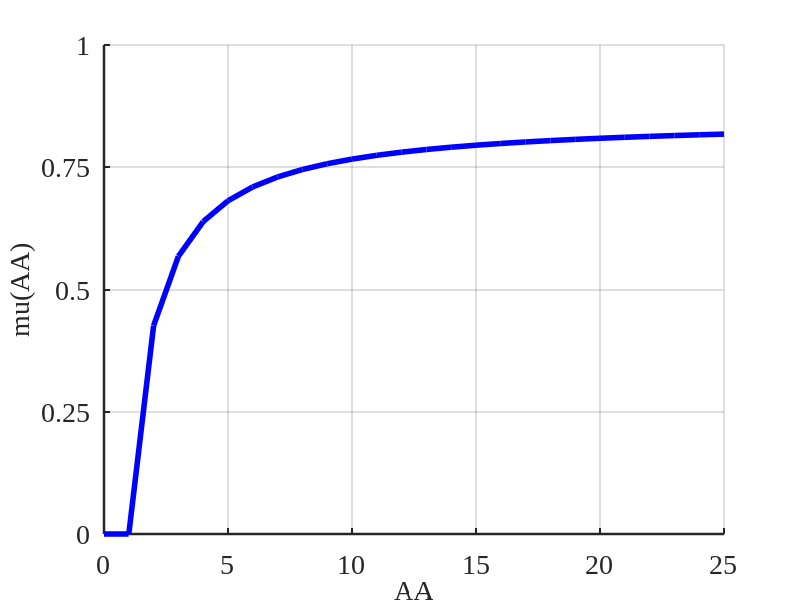
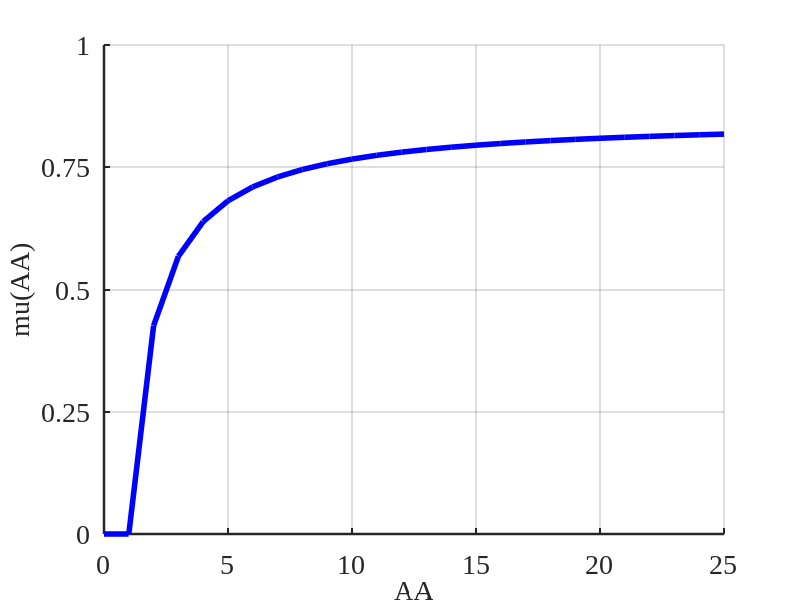
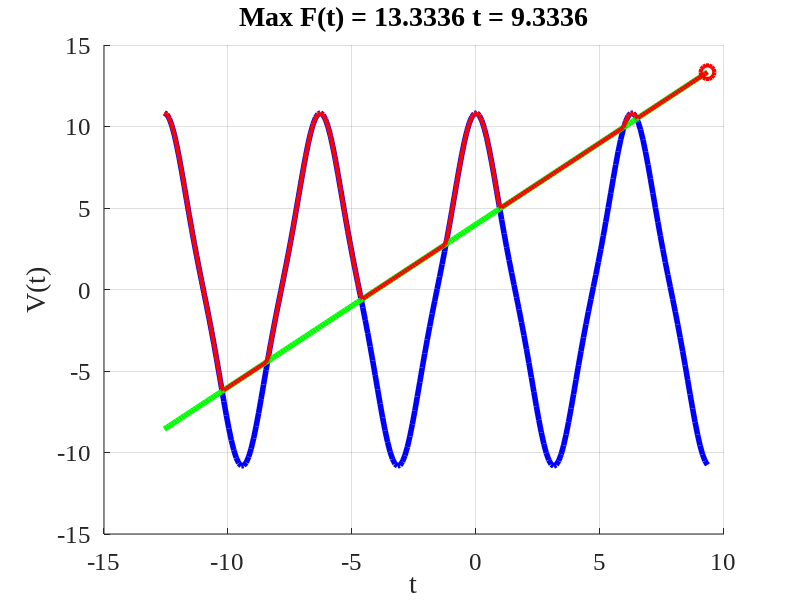

The MATLAB script that drew these images, in order:
% Лабораторная работа. Вариант 15
clc;
close all;
clear all;
Aish=[3 4 3 8 9;5 2 1 4 3;4 9 4 6 7;3 4 11 5 4;8 9 8 7 1];
Bish=[61;43;79;87;58];
disp('Вариант 15');
n=15;
disp('Исходные данные варианта'); disp(n);
A=Aish + (2*n-1)
B=Bish + (9*n-4)
% Векторные и матричные вычисления
disp('Транспонированные матрицы A и В');
Bt=B'
At=A'
disp('Обратная матрица A с проверкой');
Aobr=inv(A)
provA=A*Aobr
disp('Проверка матрицы A на ортогональность');
Eort=At-Aobr
disp('Матрица нормированных коэфф. СНорм=(Bt)');
C=(Bt-min(Bt))/(max(Bt)-min(Bt))
disp('Результат умнож. матриц Fcb=С*B');
Fcb=C*B
disp('Результат умнож. матриц Fbc=B*C');
Fbc=B*C
disp('Определитель матрицы Fbc');
OFbc=det(Fbc)
disp('Определитель матрицы A');
OA=det(A)
disp('Главные миноры A:');
for k=1:5
fprintf('Минор элемента %d%d\n', k, k);
minor = det(A([1:k-1, k+1:5], [1:k-1,k+1:5]));
disp(minor);
end
disp('Решаем СЛАУ Ax=B методом Гаусса');
AGs=rref([A B])
r=size(AGs)
disp('Вектор значений переменных [X] СЛАУ Ax=B');
XGs=AGs(:,r(2))
disp('Проверяем решение СЛАУ Ax-B=0');
EpsGs=A*XGs-B
disp('Решаем СЛАУ Ax=B методом обратной матрицы');
Xom=inv(A)*B
disp('Проверяем решение СЛАУ Ax-B=0');
Epsom=A*Xom-B


% Запись результатов в файл
f_stud_N15 = fopen('Lab_Work_1_N15.txt', 'wt');
fprintf(f_stud_N15, "Исходные данные варианта \t%u\n\n", n);
fprintf(f_stud_N15, 'Матрица А \n');
dlmwrite(f_stud_N15, A, '\t'); fprintf(f_stud_N15, '\n');
fprintf(f_stud_N15, 'Матрица B \n');
dlmwrite(f_stud_N15, B, '\t'); fprintf(f_stud_N15, '\n');
fprintf(f_stud_N15, 'Транспонированная матрица A \n');
dlmwrite(f_stud_N15, At, '\t'); fprintf(f_stud_N15, '\n');
fprintf(f_stud_N15, 'Транспонированная матрица B \n');
dlmwrite(f_stud_N15, Bt, '\t'); fprintf(f_stud_N15, '\n');
fprintf(f_stud_N15, 'Обратная матрица A \n');
dlmwrite(f_stud_N15, Aobr, '\t', 'precision', '%3.5e'); fprintf(f_stud_N15, '\n');
fprintf(f_stud_N15, 'Проверка обратной матрицы A \n');
dlmwrite(f_stud_N15, provA, '\t', 'precision', '%3.3e'); fprintf(f_stud_N15, '\n');
fprintf(f_stud_N15, 'Проверка матрицы A на ортогональность =[0] \n');
dlmwrite(f_stud_N15, Eort, '\t\t', 'precision', '%3.3f'); fprintf(f_stud_N15, '\n');
fprintf(f_stud_N15, 'Матрица нормированных коэфф. СНорм=( Bt) \n');
dlmwrite(f_stud_N15, C, '\t', 'precision', '%3.3g'); fprintf(f_stud_N15, '\n');
fprintf(f_stud_N15, "Результат умнож. матриц Fcb=С*B= \t%f\n\n", Fcb);
fprintf(f_stud_N15, "Результат умнож. матриц Fbc=B*C= \t\n\n");
dlmwrite(f_stud_N15, Fbc, '\t'); fprintf(f_stud_N15, '\n');
fprintf(f_stud_N15, "Определитель матрицы A= \t%f\n", OA);
fprintf(f_stud_N15, "Определитель матрицы Fbc= \t\n\n");
dlmwrite(f_stud_N15, OFbc, '\t'); fprintf(f_stud_N15, '\n');
fprintf(f_stud_N15, "Главные миноры A: \n");
for k=1:5
    fprintf(f_stud_N15, 'Минор %d порядка: %f\n', k, det(A(1:k,1:k)));
end
fprintf(f_stud_N15, '\nРешение СЛАУ Ax=B методом Гаусса: \n');
fprintf(f_stud_N15, 'Расширенная матрица после приведения к ступенчатому виду: \n');
dlmwrite(f_stud_N15, AGs, '\t', 'precision', '%3.3f'); fprintf(f_stud_N15, '\n');
fprintf(f_stud_N15, 'Вектор значений переменных [X] СЛАУ Ax=B методом Гаусса: \n');
dlmwrite(f_stud_N15, XGs, '\t', 'precision', '%3.3f'); fprintf(f_stud_N15, '\n');
fprintf(f_stud_N15, 'Проверка решения СЛАУ Ax-B=0 (метод Гаусса): \n');
dlmwrite(f_stud_N15, EpsGs, '\t', 'precision', '%3.3e'); fprintf(f_stud_N15, '\n');
fprintf(f_stud_N15, 'Решение СЛАУ Ax=B методом обратной матрицы: \n');
dlmwrite(f_stud_N15, Xom, '\t', 'precision', '%3.3f'); fprintf(f_stud_N15, '\n');
fprintf(f_stud_N15, 'Проверка решения СЛАУ Ax-B=0 (метод обратной матрицы): \n');
dlmwrite(f_stud_N15, Epsom, '\t', 'precision', '%3.3e'); fprintf(f_stud_N15, '\n');

fclose(f_stud_N15);

% Построение графика
% Задаем область значений аргумента
AAx=[1 2 3 4 5 6 7 8 9 10 11 12 13 14 15 16 17 18 19 20 21 22 23 24 25];
% Вычисляем значение функции
muAAx=(AAx-1)./(AAx*(n+39)/(n+31));
AAx1=[0 0.99]; % Добавляем недостающее нач. знач. арг.
muAAx1=[0 0]; % Добавляем недостающее нач. знач. функ.
% рисуем и сохраняем в файл pdf
hf=figure();
hold on;
plot(AAx, muAAx, 'b', 'linewidth', 4, AAx1, muAAx1, 'b', 'linewidth', 4);
set(gcf, 'position', [100 100 600 300]); % Положение нижн. лев. угла и разм окна в пикселях
set(gca, 'fontname', 'Liberation Serif'); % Тип шрифта знач. графика
set(gca, 'fontsize', 20); % Размер шрифта знач. графика
set(gca, 'xtick', [0 5 10 15 20 25], 'xlim', [0 25], 'linewidth', 1.8); % позиции сетки на X
set(gca, 'ytick', [0 0.25 0.5 0.75 1], 'ylim', [0 1]); % позиции сетки на Y
% вкл. сетку и подписываем оси
grid on;
xlabel("AA", 'fontsize', 20);
ylabel("\mu(AA)", 'fontsize', 20);
% Записываем график в файл
print(hf, "Graf_LabRab_1.pdf", "-dpdf", "-S600,300"); % сохр. в PDF
print(hf, "fig_LabRab_1.jpg", "-djpg", "-S550,304"); % сохр. в jpg
waitforbuttonpress();

% Нахождение значения целевой функции графическим способом
k = round(((32 - n) / (41 - n)) * n)
w = round((n - k + 6) / (n + 1))
t = -4 * pi : 0.1 : 3 * pi;
V1 = k * cos(w * t) + (n / (n + 3)) * cos(3 * w * t);
V2 = k / 2 + w * t - 1;
% Построение F(t) = max(V1, V2)
F = max(V1, V2);
[F_max, idx] = max(F);
t_max = t(idx);
% Рисуем все графики
hf = figure();
hold on;
plot(t, V1, 'b', 'linewidth', 4); % V1 синим
plot(t, V2, 'g', 'linewidth', 4); % V2 зеленым
plot(t, F, 'r', 'linewidth', 3); % F(t) красным
plot(t_max, F_max, 'ro', 'markersize', 10, 'linewidth', 3); % точка максимума
% Настройки графика
set(gcf, 'position', [200 200 600 300]);
set(gca, 'fontname', 'Liberation Serif');
set(gca, 'fontsize', 18);
grid on;
xlabel("t", 'fontsize', 20);
ylabel("V(t)", 'fontsize', 20);
title(['Max F(t) = ', num2str(F_max), ' t = ', num2str(t_max)]);
% Сохранение
print(hf, "Resh_LabRab_1.pdf", "-dpdf", "-S600,300");
waitforbuttonpress();

% Дописываем в файл значения k и w
f_stud_N15 = fopen('Lab_Work_1_N15.txt', 'at');
fprintf(f_stud_N15, '\n');
fprintf(f_stud_N15, "k= \t%f\n\n", k);
fprintf(f_stud_N15, "w= \t%f\n\n", w);
fclose(f_stud_N15);
